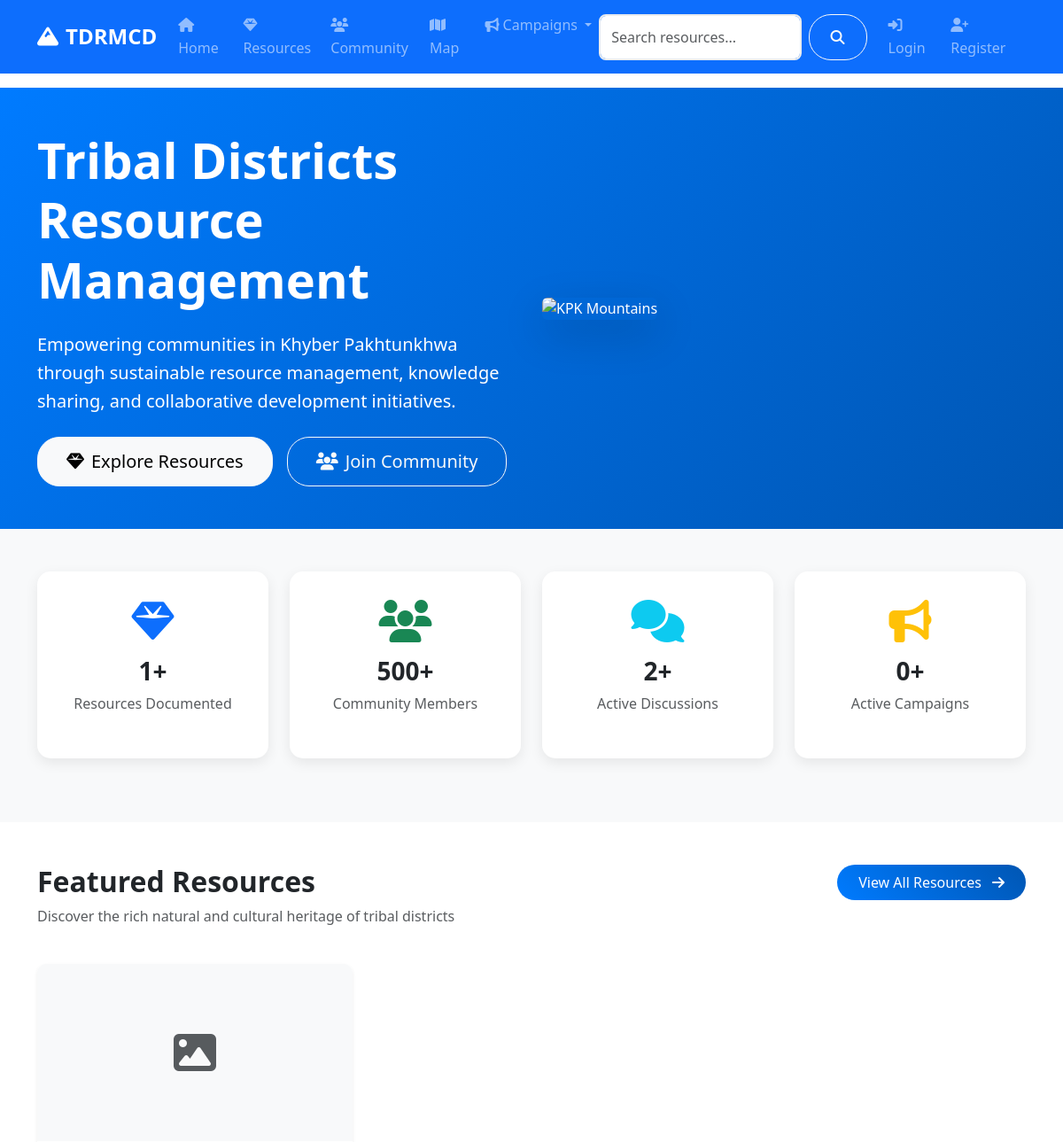
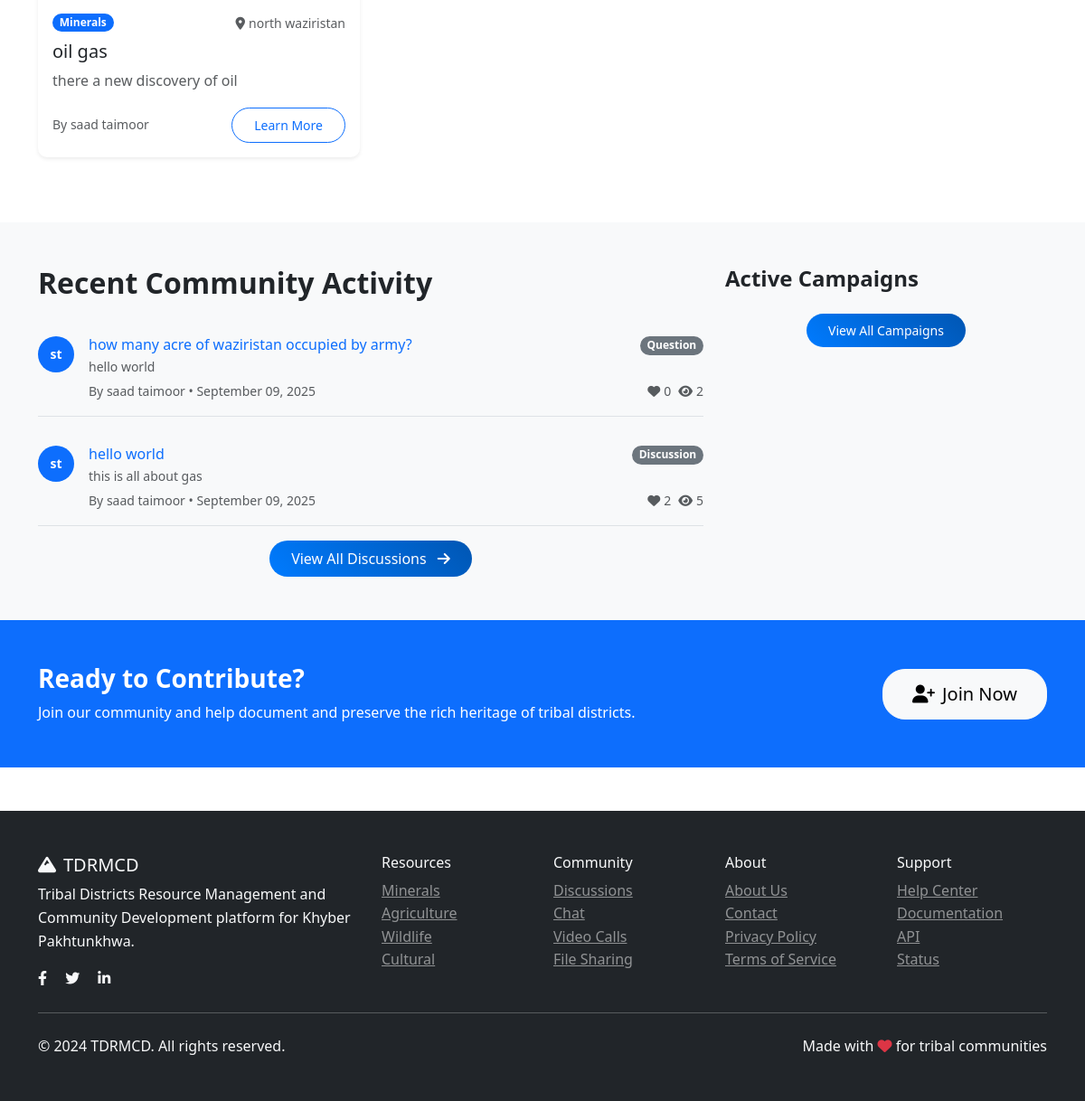
The page / on the database its author committed (2 pictures, top to bottom).
### models.py (models this page shows, shortened)
class Resource(db.Model):
    id = db.Column(db.Integer, primary_key=True)
    title = db.Column(db.String(200), nullable=False)
    description = db.Column(db.Text, nullable=False)
    category = db.Column(db.String(50), nullable=False)  # minerals, agriculture, wildlife, cultural
    subcategory = db.Column(db.String(50))  # gas, copper, coal, wheat, etc.
    location = db.Column(db.String(200))
    latitude = db.Column(db.Float)
    longitude = db.Column(db.Float)
    economic_value = db.Column(db.String(100))
    sustainability_info = db.Column(db.Text)
    image_url = db.Column(db.String(200))
    status = db.Column(db.String(20), default='active')  # active, inactive, under_review
    author_id = db.Column(db.Integer, db.ForeignKey('user.id'), nullable=False)
    created_at = db.Column(db.DateTime, default=datetime.utcnow)
    updated_at = db.Column(db.DateTime, default=datetime.utcnow, onupdate=datetime.utcnow)

class User(UserMixin, db.Model):
    id = db.Column(db.Integer, primary_key=True)
    username = db.Column(db.String(80), unique=True, nullable=False)
    email = db.Column(db.String(120), unique=True, nullable=False)
    password_hash = db.Column(db.String(120), nullable=False)
    first_name = db.Column(db.String(50), nullable=False)
    last_name = db.Column(db.String(50), nullable=False)
    role = db.Column(db.String(20), default='user')  # user, admin, researcher
    location = db.Column(db.String(100))
    bio = db.Column(db.Text)
    avatar = db.Column(db.String(200), default='default.jpg')
    is_active = db.Column(db.Boolean, default=True)
    created_at = db.Column(db.DateTime, default=datetime.utcnow)
    last_seen = db.Column(db.DateTime, default=datetime.utcnow)
    resources = db.relationship('Resource', backref='author', lazy='dynamic')
    posts = db.relationship('CommunityPost', backref='author', lazy='dynamic')
    chat_messages = db.relationship('ChatMessage', backref='sender', lazy='dynamic')
    file_submissions = db.relationship(
        'FileSubmission',
        foreign_keys='FileSubmission.submitter_id',
        backref='submitter',
        lazy='dynamic'
    )
    reviewed_submissions = db.relationship(
        'FileSubmission',
        foreign_keys='FileSubmission.reviewed_by',
        backref='reviewer_user',
        lazy='dynamic'
    )
    notifications = db.relationship('Notification', backref='user', lazy='dynamic')
    def get_full_name(self):
        return f"{self.first_name} {self.last_name}"

class CommunityPost(db.Model):
    id = db.Column(db.Integer, primary_key=True)
    title = db.Column(db.String(200), nullable=False)
    content = db.Column(db.Text, nullable=False)
    category = db.Column(db.String(50), nullable=False)  # discussion, question, announcement
    tags = db.Column(db.String(200))
    image_url = db.Column(db.String(200))
    likes = db.Column(db.Integer, default=0)
    views = db.Column(db.Integer, default=0)
    author_id = db.Column(db.Integer, db.ForeignKey('user.id'), nullable=False)
    created_at = db.Column(db.DateTime, default=datetime.utcnow)
    updated_at = db.Column(db.DateTime, default=datetime.utcnow, onupdate=datetime.utcnow)
    comments = db.relationship('Comment', backref='post', lazy='dynamic', cascade='all, delete-orphan')
    likes_relation = db.relationship('PostLike', backref='post', lazy='dynamic', cascade='all, delete-orphan')

### routes/main.py (the view)
@main_bp.route('/')
def index():
    featured_resources = Resource.query.filter_by(status='active').limit(6).all()
    recent_posts = CommunityPost.query.order_by(desc(CommunityPost.created_at)).limit(5).all()
    active_campaigns = Campaign.query.filter_by(is_active=True).limit(3).all()
    return render_template('main/index.html',
                         featured_resources=featured_resources,
                         recent_posts=recent_posts,
                         active_campaigns=active_campaigns)

### templates/main/index.html (shortened to what this page needs)
{% extends "base.html" %}
{% block content %}
<section class="hero-section bg-primary text-white py-5">
    <div class="container">
        <div class="row align-items-center">
            <div class="col-lg-6">
                <h1 class="display-4 fw-bold mb-4">Tribal Districts Resource Management</h1>
                <p class="lead mb-4">
                    Empowering communities in Khyber Pakhtunkhwa through sustainable resource management,
                    knowledge sharing, and collaborative development initiatives.
                </p>
                <div class="d-flex gap-3 flex-wrap">
                    <a href="/resources/" class="btn btn-light btn-lg">
                        <i class="fas fa-gem me-2"></i>Explore Resources
                    </a>
                    <a href="/community/" class="btn btn-outline-light btn-lg">
                        <i class="fas fa-users me-2"></i>Join Community
                    </a>
                </div>
            </div>
            <div class="col-lg-6">
                <div class="hero-image">
                    <img src="{{ url_for('static', filename='images/hero-mountains.jpg') }}"
                         alt="KPK Mountains" class="img-fluid rounded shadow-lg">
                </div>
            </div>
        </div>
    </div>
</section>
<section class="py-5 bg-light">
    <div class="container">
        <div class="row text-center">
            <div class="col-md-3 col-6 mb-4">
                <div class="stat-card">
                    <i class="fas fa-gem fa-3x text-primary mb-3"></i>
                    <h3 class="fw-bold">{{ featured_resources|length }}+</h3>
                    <p class="text-muted">Resources Documented</p>
                </div>
            </div>
            <div class="col-md-3 col-6 mb-4">
                <div class="stat-card">
                    <i class="fas fa-users fa-3x text-success mb-3"></i>
                    <h3 class="fw-bold">500+</h3>
                    <p class="text-muted">Community Members</p>
                </div>
            </div>
            <div class="col-md-3 col-6 mb-4">
                <div class="stat-card">
                    <i class="fas fa-comments fa-3x text-info mb-3"></i>
                    <h3 class="fw-bold">{{ recent_posts|length }}+</h3>
                    <p class="text-muted">Active Discussions</p>
                </div>
            </div>
            <div class="col-md-3 col-6 mb-4">
                <div class="stat-card">
                    <i class="fas fa-bullhorn fa-3x text-warning mb-3"></i>
                    <h3 class="fw-bold">{{ active_campaigns|length }}+</h3>
                    <p class="text-muted">Active Campaigns</p>
                </div>
            </div>
        </div>
    </div>
</section>
<section class="py-5">
    <div class="container">
        <div class="row mb-4">
            <div class="col-md-8">
                <h2 class="fw-bold">Featured Resources</h2>
                <p class="text-muted">Discover the rich natural and cultural heritage of tribal districts</p>
            </div>
            <div class="col-md-4 text-md-end">
                <a href="{{ url_for('resources.index') }}" class="btn btn-primary">
                    View All Resources <i class="fas fa-arrow-right ms-2"></i>
                </a>
            </div>
        </div>
        <div class="row">
            {% for resource in featured_resources %}
            <div class="col-lg-4 col-md-6 mb-4">
                <div class="card resource-card h-100 shadow-sm">
                    {% if resource.image_url %}
                    <img src="{{ url_for('static', filename='uploads/' + resource.image_url) }}"
                         class="card-img-top" alt="{{ resource.title }}" style="height: 200px; object-fit: cover;">
                    {% else %}
                    <div class="card-img-top bg-light d-flex align-items-center justify-content-center" style="height: 200px;">
                        <i class="fas fa-image fa-3x text-muted"></i>
                    </div>
                    {% endif %}
                    <div class="card-body">
                        <div class="d-flex justify-content-between align-items-start mb-2">
                            <span class="badge bg-primary">{{ resource.category.title() }}</span>
                            {% if resource.location %}
                            <small class="text-muted">
                                <i class="fas fa-map-marker-alt me-1"></i>{{ resource.location }}
                            </small>
                            {% endif %}
                        </div>
                        <h5 class="card-title">{{ resource.title }}</h5>
                        <p class="card-text text-muted">
                            {{ resource.description[:100] }}{% if resource.description|length > 100 %}...{% endif %}
                        </p>
                        <div class="d-flex justify-content-between align-items-center">
                            <small class="text-muted">
                                By {{ resource.author.get_full_name() }}
                            </small>
                            <a href="{{ url_for('resources.detail', id=resource.id) }}" class="btn btn-sm btn-outline-primary">
                                Learn More
                            </a>
                        </div>
                    </div>
                </div>
            </div>
            {% endfor %}
        </div>
    </div>
</section>
<section class="py-5 bg-light">
    <div class="container">
        <div class="row">
            <div class="col-lg-8">
                <h2 class="fw-bold mb-4">Recent Community Activity</h2>
                <div class="activity-feed">
                    {% for post in recent_posts %}
                    <div class="activity-item border-bottom pb-3 mb-3">
                        <div class="d-flex">
                            <div class="flex-shrink-0">
                                <div class="avatar bg-primary text-white rounded-circle d-flex align-items-center justify-content-center" style="width: 40px; height: 40px;">
                                    {{ post.author.first_name[0] }}{{ post.author.last_name[0] }}
                                </div>
                            </div>
                            <div class="flex-grow-1 ms-3">
                                <div class="d-flex justify-content-between align-items-start">
                                    <div>
                                        <h6 class="mb-1">
                                            <a href="{{ url_for('community.post_detail', id=post.id) }}" class="text-decoration-none">
                                                {{ post.title }}
                                            </a>
                                        </h6>
                                        <p class="mb-1 text-muted small">
                                            {{ post.content[:100] }}{% if post.content|length > 100 %}...{% endif %}
                                        </p>
                                    </div>
                                    <span class="badge bg-secondary">{{ post.category.title() }}</span>
                                </div>
                                <div class="d-flex justify-content-between align-items-center">
                                    <small class="text-muted">
                                        By {{ post.author.get_full_name() }} • {{ post.created_at.strftime('%B %d, %Y') }}
                                    </small>
                                    <div class="d-flex gap-2">
                                        <small class="text-muted">
                                            <i class="fas fa-heart me-1"></i>{{ post.likes }}
                                        </small>
                                        <small class="text-muted">
                                            <i class="fas fa-eye me-1"></i>{{ post.views }}
                                        </small>
                                    </div>
                                </div>
                            </div>
                        </div>
                    </div>
                    {% endfor %}
                </div>
                <div class="text-center">
                    <a href="{{ url_for('community.index') }}" class="btn btn-primary">
                        View All Discussions <i class="fas fa-arrow-right ms-2"></i>
                    </a>
                </div>
            </div>
            <div class="col-lg-4">
                <h4 class="fw-bold mb-4">Active Campaigns</h4>
                <div class="text-center">
                    <a href="#" class="btn btn-sm btn-primary">View All Campaigns</a>
                </div>
            </div>
        </div>
    </div>
</section>
<section class="py-5 bg-primary text-white">
    <div class="container">
        <div class="row align-items-center">
            <div class="col-lg-8">
                <h3 class="fw-bold mb-2">Ready to Contribute?</h3>
                <p class="mb-0">Join our community and help document and preserve the rich heritage of tribal districts.</p>
            </div>
            <div class="col-lg-4 text-lg-end">
                {% if not current_user.is_authenticated %}
                <a href="{{ url_for('auth.register') }}" class="btn btn-light btn-lg">
                    <i class="fas fa-user-plus me-2"></i>Join Now
                </a>
                {% else %}
                <a href="{{ url_for('resources.add') }}" class="btn btn-light btn-lg">
                    <i class="fas fa-plus me-2"></i>Add Resource
                </a>
                {% endif %}
            </div>
        </div>
    </div>
</section>
{% endblock %}

### static/css/style.css (style rules this page uses)
:root { --primary-color: #007bff; --secondary-color: #6c757d; --success-color: #28a745; --info-color: #17a2b8; --warning-color: #ffc107; --danger-color: #dc3545; --light-color: #f8f9fa; --dark-color: #343a40; }
body { font-family: 'Segoe UI', Tahoma, Geneva, Verdana, sans-serif; line-height: 1.6; }
.hero-section { background: linear-gradient(135deg, var(--primary-color) 0%, #0056b3 100%); position: relative; overflow: hidden; }
.hero-section::before { content: ''; position: absolute; top: 0; left: 0; right: 0; bottom: 0; background: url('../images/pattern.png') repeat; opacity: 0.1; pointer-events: none; }
.card { border: none; border-radius: 10px; transition: all 0.3s ease; }
.resource-card { overflow: hidden; }
.btn { border-radius: 25px; padding: 0.5rem 1.5rem; font-weight: 500; transition: all 0.3s ease; cursor: pointer; }
.btn-lg { padding: 0.75rem 2rem; }
.btn-primary { background: linear-gradient(45deg, var(--primary-color), #0056b3); border: none; }
.badge { font-size: 0.75rem; padding: 0.35em 0.65em; border-radius: 15px; }
.stat-card { background: white; padding: 2rem; border-radius: 15px; box-shadow: 0 5px 15px rgba(0, 0, 0, 0.08); transition: all 0.3s ease; }
.activity-feed { max-height: 500px; overflow-y: auto; }
.activity-item { padding: 1rem 0; transition: all 0.3s ease; }
.avatar { width: 40px; height: 40px; background: var(--primary-color); color: white; border-radius: 50%; display: flex; align-items: center; justify-content: center; font-weight: 600; font-size: 0.875rem; }

### templates/main/index.html (style rules this page uses)
.hero-section { background: linear-gradient(135deg, #007bff 0%, #0056b3 100%); }
.stat-card { transition: transform 0.3s ease; }
.resource-card { transition: transform 0.3s ease, box-shadow 0.3s ease; }
.avatar { font-weight: 600; font-size: 0.875rem; }

### rows shown on the page
Resource: category "Minerals", location "north waziristan", title "oil gas", description "there a new discovery of oil", author.get_full_name "saad taimoor"
CommunityPost: author "s", author "t", title "how many acre of waziristan occupied by army?", content "hello world", category "Question", author.get_full_name "saad taimoor", created_at "September 09, 2025", likes "0", views "2"
CommunityPost: author "s", author "t", title "hello world", content "this is all about gas", category "Discussion", author.get_full_name "saad taimoor", created_at "September 09, 2025", likes "2", views "5"

### other values the page prints
{{ featured_resources|length }} "1"
{{ recent_posts|length }} "2"
{{ active_campaigns|length }} "0"
